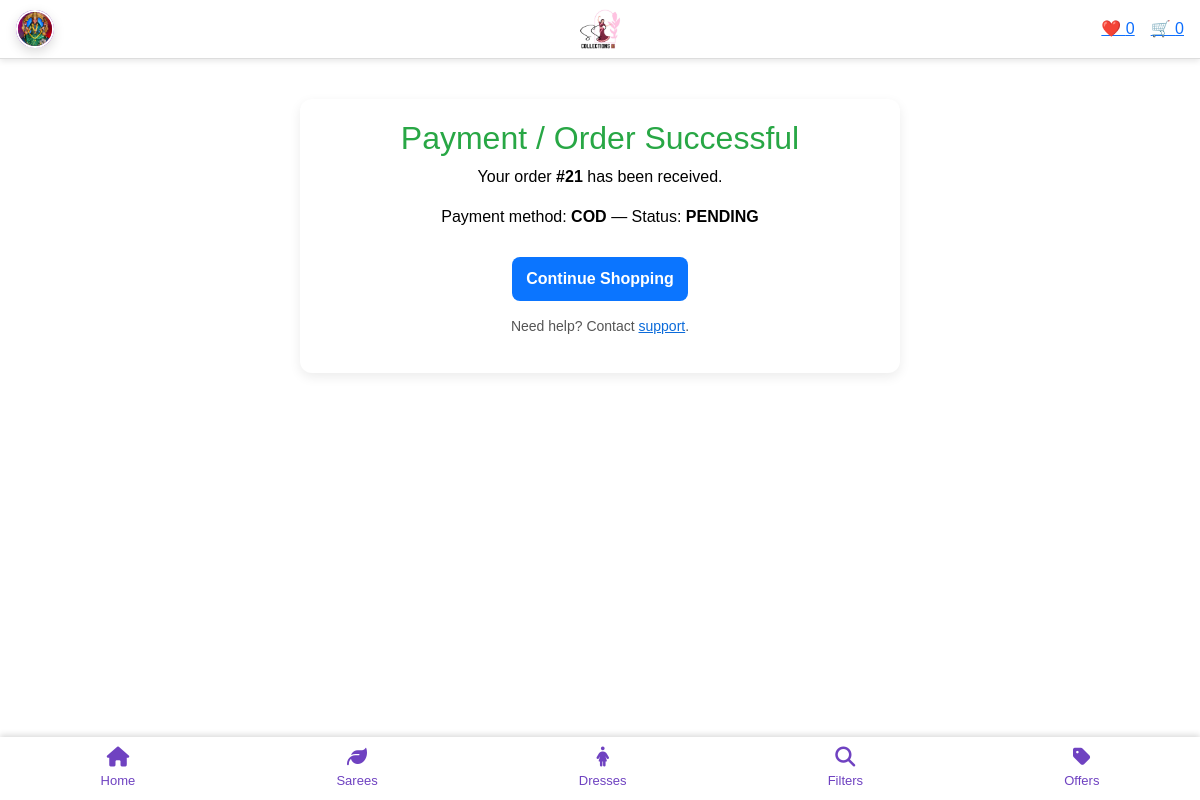
/payment-success/21/ (signed in), run on the app's committed database.
### shop/models.py (models this page shows, shortened)
class Profile(models.Model):
    user = models.OneToOneField(User, on_delete=models.CASCADE, related_name="profile")
    phone = models.CharField(max_length=20, blank=True)
    address = models.TextField(blank=True)
    profile_image = models.ImageField(
        upload_to="profiles/",
        blank=True,
        null=True
    )

class Order(models.Model):
    PAYMENT_METHODS = [
        ("COD", "Cash on Delivery"),
        ("RAZORPAY", "Razorpay"),
        ("UPI", "UPI"),
    ]
    PAYMENT_STATUS = [
        ("PENDING", "Pending"),
        ("PAID", "Paid"),
        ("FAILED", "Failed"),
    ]
    user = models.ForeignKey(User, on_delete=models.CASCADE)
    created_at = models.DateTimeField(auto_now_add=True)
    delivered = models.BooleanField(default=False)
    address = models.TextField(blank=True)
    payment_method = models.CharField(max_length=20, choices=PAYMENT_METHODS, default="COD")
    payment_status = models.CharField(max_length=20, choices=PAYMENT_STATUS, default="PENDING")
    razorpay_order_id = models.CharField(max_length=200, blank=True, null=True)
    razorpay_payment_id = models.CharField(max_length=200, blank=True, null=True)
    razorpay_signature = models.CharField(max_length=200, blank=True, null=True)

### shop/views.py (the view)
# urls.py: path("payment-success/<int:order_id>/", views.payment_success, name="payment_success"),
@login_required
def payment_success(request, order_id):
    order = get_object_or_404(Order, id=order_id, user=request.user)
    return render(request, "shop/payment_success.html", {"order": order})

### shop/context_processors.py (called while the page is built)
def user_counts(request):
    cart_count = 0
    wishlist_count = 0
    if request.user.is_authenticated:
        cart = request.session.get('cart', {})
        cart_count = sum(cart.values())  # sum of all quantities
        wishlist_count = Wishlist.objects.filter(user=request.user).count()
    return {
        'cart_count': cart_count,
        'wishlist_count': wishlist_count,
    }

### templates/shop/payment_success.html
{% extends 'shop/base.html' %}
{% block content %}
<div style="max-width:600px; margin:40px auto; text-align:center; padding:20px; border-radius:12px; background:#fff; box-shadow:0 4px 12px rgba(0,0,0,0.08);">
    <h2 style="color:#28a745;">Payment / Order Successful</h2>
    <p>Your order <strong>#{{ order.id }}</strong> has been received.</p>
    <p>Payment method: <strong>{{ order.payment_method }}</strong> — Status: <strong>{{ order.payment_status }}</strong></p>
    <a href="{% url 'home' %}" style="display:inline-block; margin-top:12px; padding:10px 14px; border-radius:8px; background:#0b75ff; color:#fff; text-decoration:none; font-weight:600;">
        Continue Shopping
    </a>
    <p style="margin-top:15px; font-size:14px; color:#555;">
        Need help? Contact <a href="mailto:support@myshop.com" style="color:#0b6bda; text-decoration:underline;">support</a>.
    </p>
</div>
{% endblock %}

### templates/shop/base.html (shortened to what this page needs)
{% load static %}
<!DOCTYPE html>
<html lang="en">
<head>
     <link href="https://cdn.jsdelivr.net/npm/bootstrap@5.3.2/dist/css/bootstrap.min.css" rel="stylesheet">
    <link rel="stylesheet" href="{% static 'shop/css/styles.css' %}" />
    <link rel="stylesheet"
          href="https://cdnjs.cloudflare.com/ajax/libs/font-awesome/6.5.0/css/all.min.css"/>
</head>
<body>
<nav class="top-nav">
    <div class="profile-wrapper">
        <button class="profile-btn" onclick="toggleProfile()">
            <div class="avatar">
                {% if user.is_authenticated %}
                    {% if user.profile.profile_image %}
                        <img src="{{ user.profile.profile_image.url }}">
                    {% else %}
                        {{ user.username|slice:":1"|upper }}
                    {% endif %}
                {% else %}
                    <i class="fa fa-user"></i>
                {% endif %}
            </div>
        </button>
    </div>
    <a href="{% url 'home' %}" class="logo-center">
        <img src="{% static 'shop/images/ammuu logo.jpg' %}" height="40">
    </a>
    <div class="top-nav-right">
      {% if user.is_authenticated %}
        <a href="{% url 'wishlist' %}">❤️ {{ wishlist_count }}</a>
        <a href="{% url 'cart' %}">🛒 {{ cart_count }}</a>
      {% endif %}
    </div>
</nav>
{% block content %}{% endblock %}
<nav class="bottom-nav">
    <a href="{% url 'home' %}">
        <i class="fa-solid fa-house"></i>
        <span>Home</span>
    </a>
     <a href="{% url 'category' 'sarees' %}">
       <i class="fa-solid fa-leaf"></i>
          <span>Sarees</span>
    </a>
    <a href="{% url 'category' 'dresses' %}">
        <i class="fa-solid fa-person-dress"></i>
        <span>Dresses</span>
    </a>
    <a href="javascript:void(0);" onclick="toggleFilters()">
        <i class="fa-solid fa-magnifying-glass"></i>
        <span>Filters</span>
    </a>
    <a href="{% url 'offers' %}">
        <i class="fa-solid fa-tag"></i>
        <span>Offers</span>
    </a>
</nav>
</body>
</html>

### shop/static/shop/css/styles.css (style rules this page uses)
:root { --bg: #ffffff; --primary: #0b7285; --radius: 12px; }
* { box-sizing: border-box; margin: 0; padding: 0; }
body { font-family: 'Josefin Sans', sans-serif; color: #000; background: var(--bg); }
.top-nav { display: flex; justify-content: space-between; align-items: center; padding: 10px 20px; background: #f8f8f8; border-bottom: 1px solid #ddd; position: sticky; top: 0; z-index: 1000; }
.profile-wrapper { position: relative; }
.profile-btn { background: none; border: none; cursor: pointer; display: flex; align-items: center; gap: 8px; font-size: 14px; }
.avatar { width: 34px; height: 34px; border-radius: 50%; background: linear-gradient(135deg, #0b7285, #22b8cf); color: #fff; display: flex; align-items: center; justify-content: center; font-weight: bold; font-size: 14px; }
.bottom-nav { position: fixed; bottom: 0; left: 0; right: 0; background: #fff; display: flex; justify-content: space-around; align-items: center; padding: 8px 0; box-shadow: 0 -2px 6px rgba(0,0,0,0.15); z-index: 4000; }
.bottom-nav a { display: flex; flex-direction: column; align-items: center; justify-content: center; text-decoration: none; color: #000; font-size: 12px; gap: 4px; }
.bottom-nav i { font-size: 18px; }
.profile-btn { display: flex; align-items: center; gap: 8px; background: linear-gradient(135deg, #0b7285, #20c997); color: #fff; border: none; padding: 8px 14px; border-radius: 30px; font-size: 14px; cursor: pointer; transition: all 0.3s ease; box-shadow: 0 4px 12px rgba(0,0,0,0.15); }
.bottom-nav { position: fixed; bottom: 0; left: 0; right: 0; background: #fff; display: flex; justify-content: space-around; align-items: center; padding: 10px 0; box-shadow: 0 -2px 6px rgba(0,0,0,0.15); z-index: 4000; }
.bottom-nav a { display: flex; flex-direction: column; align-items: center; justify-content: center; text-decoration: none; color: #6f42c1; font-size: 13px; gap: 4px; }
.bottom-nav i { font-size: 20px; }

### templates/shop/base.html (style rules this page uses)
body { margin: 0; padding-bottom: 70px; }
.profile-wrapper { position: relative; }
.profile-btn { background: transparent; border: none; padding: 0; cursor: pointer; }
.avatar { width: 38px; height: 38px; border-radius: 50%; background: #6a0dad; display: flex; align-items: center; justify-content: center; color: #ffffff; font-size: 18px; }
.avatar img { width: 100%; height: 100%; border-radius: 50%; object-fit: cover; border: 2px solid #fff; }
.top-nav { display: flex; align-items: center; padding: 10px 16px; background: #fff; box-shadow: 0 2px 6px rgba(0,0,0,0.1); position: sticky; top: 0; z-index: 3000; position: relative; }
.top-nav-right { display: flex; align-items: center; gap: 16px; }
.logo-center { position: absolute; left: 50%; transform: translateX(-50%); }

### data on the page
Order: id "21", payment_method "COD", payment_status "PENDING"

### other printed values
{{ wishlist_count }} "0"
{{ cart_count }} "0"
